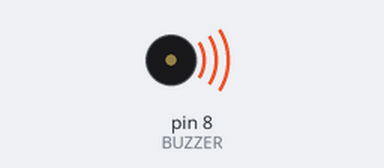
This sketch was run on a simulated Arduino Uno, built with avr-gcc and run on an emulated ATmega328P. On the bench: buzzer (waves = sounding).

Above: at 0.1 s.
At 42.2 s:
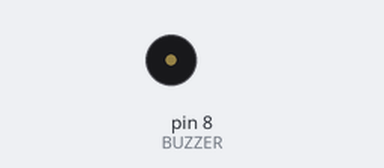
Timing chart, 0 to 43.7 s (numbered marks = the images above):
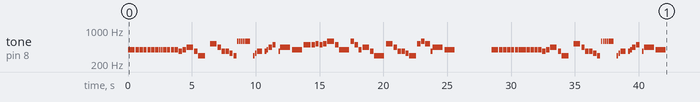

The sketch:

anonimo_chiquirriquitin.ino
```cpp
// Generado con Partitura → Arduino
// 211 notas/silencios · duración ≈ 42.2 s · 98 BPM
#include <avr/pgmspace.h>
#if !defined(PROGMEM)
  #define PROGMEM
  #define pgm_read_word(p) (*(p))
#endif

#define BUZZER 8
const uint16_t N = 211;

// Frecuencias en Hz (0 = silencio)
const uint16_t melody[] PROGMEM = {
  392, 0, 392, 0, 392, 0, 392, 0, 392, 0, 392, 0,
  392, 0, 392, 0, 392, 0, 392, 0, 392, 0, 392, 0,
  392, 0, 392, 0, 370, 0, 392, 0, 440, 0, 370, 0,
  294, 0, 523, 0, 440, 0, 370, 0, 370, 0, 330, 0,
  294, 0, 587, 0, 587, 0, 587, 0, 587, 0, 587, 0,
  294, 0, 330, 0, 370, 0, 370, 0, 392, 0, 440, 0,
  494, 0, 370, 0, 440, 0, 392, 0, 494, 0, 494, 0,
  523, 0, 494, 0, 523, 0, 587, 0, 494, 0, 392, 0,
  587, 0, 494, 0, 392, 0, 440, 0, 370, 0, 294, 0,
  523, 0, 440, 0, 370, 0, 370, 0, 330, 0, 294, 0,
  523, 0, 587, 0, 523, 0, 370, 0, 440, 0, 392, 0,
  392, 0, 392, 0, 392, 0, 392, 0, 392, 0, 392, 0,
  392, 0, 392, 0, 392, 0, 392, 0, 392, 0, 392, 0,
  392, 0, 392, 0, 370, 0, 392, 0, 440, 0, 370, 0,
  294, 0, 523, 0, 440, 0, 370, 0, 370, 0, 330, 0,
  294, 0, 587, 0, 587, 0, 587, 0, 587, 0, 587, 0,
  294, 0, 330, 0, 370, 0, 370, 0, 392, 0, 440, 0,
  494, 0, 370, 0, 440, 0, 392
};
// Duraciones en ms
const uint16_t dur[] PROGMEM = {
  582, 31, 291, 15, 291, 15, 291, 15, 291, 15, 291, 15,
  145, 8, 145, 8, 145, 8, 145, 8, 291, 15, 291, 15,
  291, 15, 291, 15, 291, 15, 291, 15, 582, 31, 291, 15,
  582, 337, 582, 31, 291, 15, 291, 15, 291, 15, 291, 15,
  291, 15, 115, 38, 115, 38, 115, 38, 115, 38, 436, 176,
  145, 8, 145, 8, 436, 176, 145, 8, 145, 8, 291, 15,
  291, 168, 145, 8, 872, 46, 872, 46, 582, 31, 291, 15,
  291, 15, 291, 15, 291, 15, 582, 31, 291, 15, 872, 46,
  291, 15, 291, 15, 291, 15, 582, 31, 291, 15, 872, 46,
  582, 31, 291, 15, 291, 15, 291, 15, 291, 15, 582, 31,
  291, 15, 291, 15, 436, 23, 145, 8, 872, 46, 872, 2801,
  582, 31, 291, 15, 291, 15, 291, 15, 291, 15, 291, 15,
  145, 8, 145, 8, 145, 8, 145, 8, 291, 15, 291, 15,
  291, 15, 291, 15, 291, 15, 291, 15, 582, 31, 291, 15,
  582, 337, 582, 31, 291, 15, 291, 15, 291, 15, 291, 15,
  291, 15, 115, 38, 115, 38, 115, 38, 115, 38, 436, 176,
  145, 8, 145, 8, 436, 176, 145, 8, 145, 8, 291, 15,
  291, 168, 145, 8, 872, 46, 872
};

void playSong() {
  for (uint16_t i = 0; i < N; i++) {
    uint16_t f = pgm_read_word(&melody[i]);
    uint16_t d = pgm_read_word(&dur[i]);
    if (f) tone(BUZZER, f, (uint32_t)d * 90 / 100);
    delay(d);
    noTone(BUZZER);
  }
}

void setup() {
  pinMode(BUZZER, OUTPUT);
  playSong();
}

void loop() {
}
```
